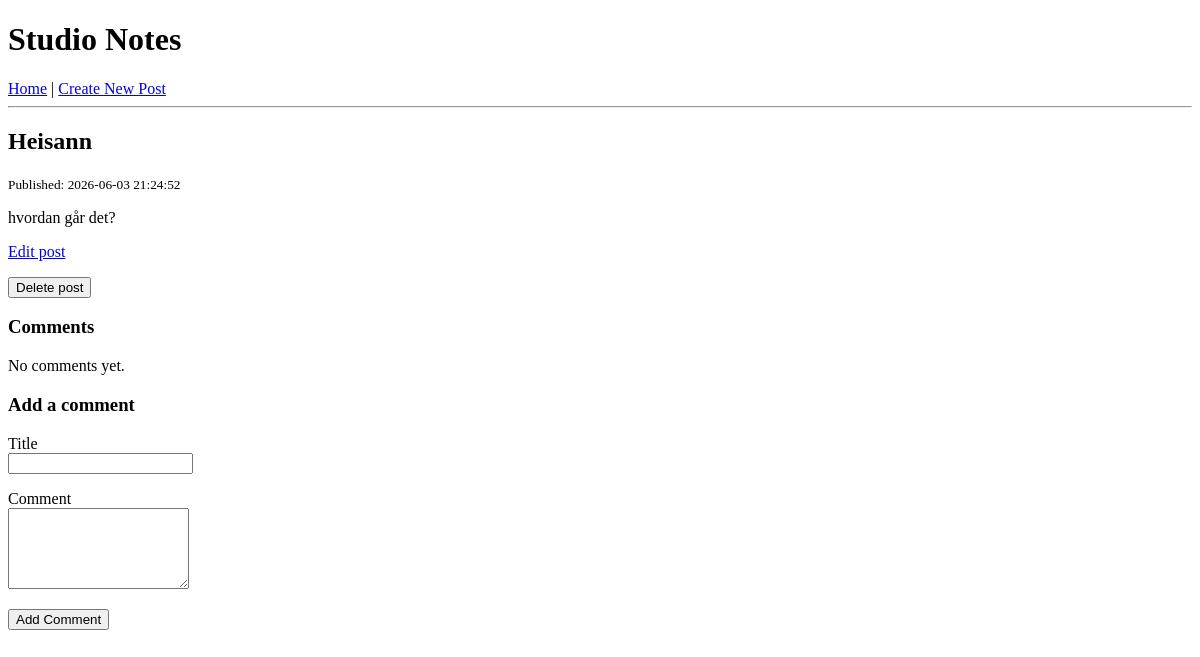
/posts/3, run on an earlier commit of the app's database.
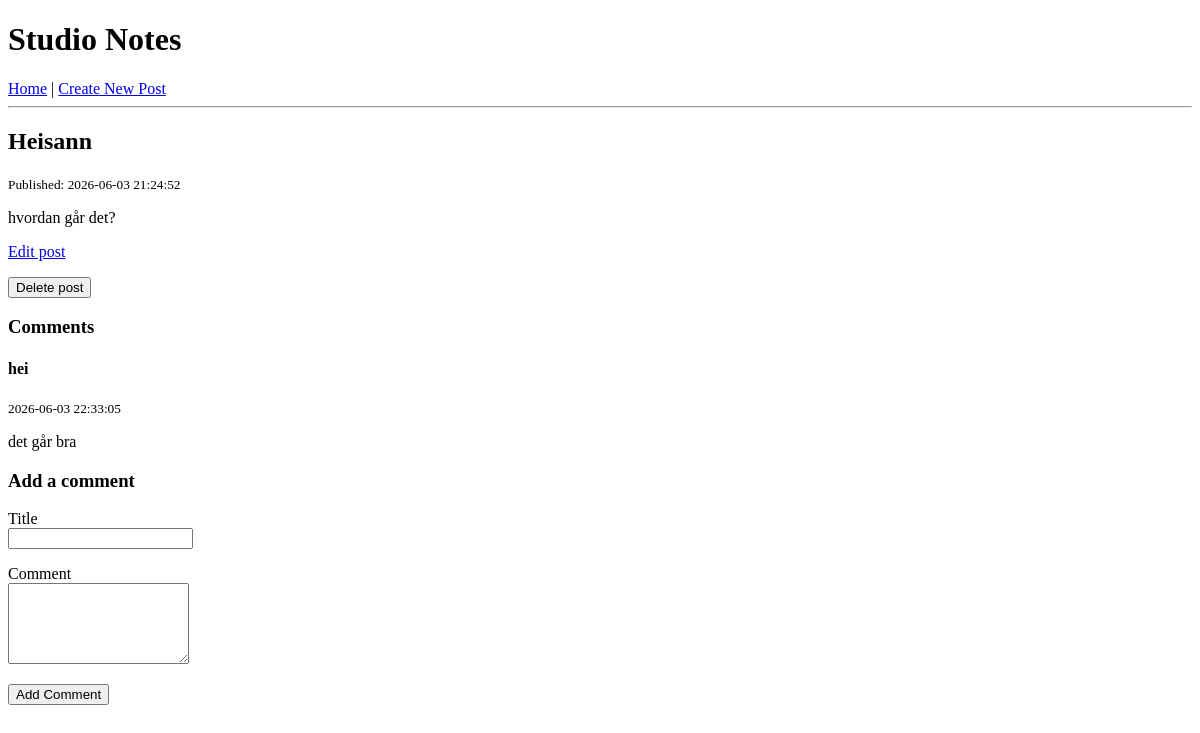
And on a later commit of the database.
### tables this page shows
CREATE TABLE posts (
    id INTEGER PRIMARY KEY AUTOINCREMENT,
    title TEXT NOT NULL,
    body TEXT NOT NULL,
    created_at TEXT NOT NULL DEFAULT CURRENT_TIMESTAMP,
    updated_at TEXT
);

CREATE TABLE comments (
    id INTEGER PRIMARY KEY AUTOINCREMENT,
    post_id INTEGER NOT NULL,
    title TEXT NOT NULL,
    body TEXT NOT NULL,
    created_at TEXT NOT NULL DEFAULT CURRENT_TIMESTAMP,
    FOREIGN KEY (post_id) REFERENCES posts (id)
);

### app.py (the view)
@app.route("/posts/<int:post_id>")
def show_post(post_id):
    post = database.get_post(post_id)
    comments = database.get_comments_for_post(post_id)
    return render_template("post.html", post=post, comments=comments)

### database.py (called while the page is built)
def get_db_connection():
    connection = sqlite3.connect(DATABASE)
    connection.row_factory = sqlite3.Row
    return connection

def get_post(post_id):
    connection = get_db_connection()
    post = connection.execute(
        "SELECT * FROM posts WHERE id = ?",
        (post_id,)
    ).fetchone()
    connection.close()
    return post

def get_comments_for_post(post_id):
    connection = get_db_connection()
    comments = connection.execute(
        "SELECT * FROM comments WHERE post_id = ? ORDER BY created_at DESC",
        (post_id,)
    ).fetchall()
    connection.close()
    return comments

### templates/post.html
{% extends "layout.html" %}
{% block content %}
{% if post %}
    <article>
        <h2>{{ post.title }}</h2>
        <p><small>Published: {{ post.created_at }}</small></p>
        <p>{{ post.body }}</p>
        <p>
            <a href="/posts/{{ post.id }}/edit">Edit post</a>
        </p>
        <form action="/posts/{{ post.id }}/delete" method="POST">
            <button type="submit">Delete post</button>
        </form>
    </article>
<section>
    <h3>Comments</h3>
    {% if comments %}
        {% for comment in comments %}
            <article>
                <h4>{{ comment.title }}</h4>
                <p><small>{{ comment.created_at }}</small></p>
                <p>{{ comment.body }}</p>
            </article>
        {% endfor %}
    {% else %}
        <p>No comments yet.</p>
    {% endif %}
</section>
<section>
    <h3>Add a comment</h3>
    <form action="/posts/{{ post.id }}/comments" method="POST">
        <p>
            <label for="title">Title</label><br>
            <input type="text" id="title" name="title">
        </p>
        <p>
            <label for="body">Comment</label><br>
            <textarea id="body" name="body" rows="5"></textarea>
        </p>
        <button type="submit">Add Comment</button>
    </form>
</section>
{% else %}
    <p>Post not found.</p>
{% endif %}
{% endblock %}

### templates/layout.html (shortened to what this page needs)
<!DOCTYPE html>
<html>
<head>
</head>
<body>
    <header>
        <h1>Studio Notes</h1>
    </header>
   <nav>
    <a href="/">Home</a>
    |
    <a href="/posts/new">Create New Post</a>
</nav>
    <hr>
    {% block content %}
    {% endblock %}
</body>
</html>

What changed in the data, as far as the page shows it:
added comments: title "hei", created_at "2026-06-03 22:33:05", body "det går bra"
Also different on the page:
text no longer shown: "No comments yet."
